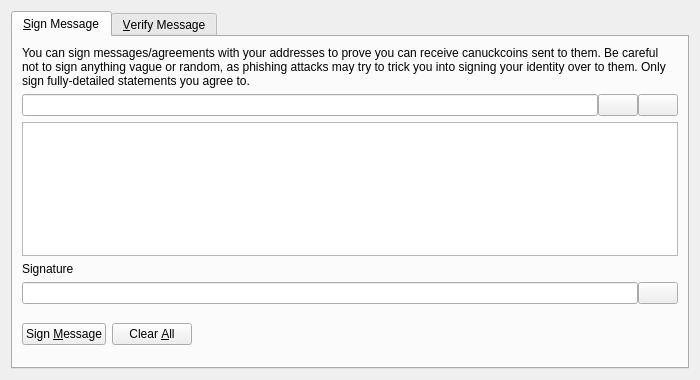
<?xml version="1.0" encoding="UTF-8"?>
<ui version="4.0">
 <class>SignVerifyMessageDialog</class>
 <widget class="QDialog" name="SignVerifyMessageDialog">
  <property name="geometry">
   <rect>
    <x>0</x>
    <y>0</y>
    <width>700</width>
    <height>380</height>
   </rect>
  </property>
  <property name="windowTitle">
   <string>Signatures - Sign / Verify a Message</string>
  </property>
  <property name="modal">
   <bool>true</bool>
  </property>
  <layout class="QVBoxLayout" name="verticalLayout">
   <item>
    <widget class="QTabWidget" name="tabWidget">
     <property name="currentIndex">
      <number>0</number>
     </property>
     <widget class="QWidget" name="tabSignMessage">
      <attribute name="title">
       <string>&amp;Sign Message</string>
      </attribute>
      <layout class="QVBoxLayout" name="verticalLayout_SM">
       <item>
        <widget class="QLabel" name="infoLabel_SM">
         <property name="text">
          <string>You can sign messages/agreements with your addresses to prove you can receive canuckcoins sent to them. Be careful not to sign anything vague or random, as phishing attacks may try to trick you into signing your identity over to them. Only sign fully-detailed statements you agree to.</string>
         </property>
         <property name="textFormat">
          <enum>Qt::PlainText</enum>
         </property>
         <property name="wordWrap">
          <bool>true</bool>
         </property>
        </widget>
       </item>
       <item>
        <layout class="QHBoxLayout" name="horizontalLayout_1_SM">
         <property name="spacing">
          <number>0</number>
         </property>
         <item>
          <widget class="QValidatedLineEdit" name="addressIn_SM">
           <property name="toolTip">
            <string>The Canuckcoin address to sign the message with</string>
           </property>
          </widget>
         </item>
         <item>
          <widget class="QPushButton" name="addressBookButton_SM">
           <property name="toolTip">
            <string>Choose previously used address</string>
           </property>
           <property name="text">
            <string/>
           </property>
           <property name="icon">
            <iconset resource="../bitcoin.qrc">
             <normaloff>:/icons/address-book</normaloff>:/icons/address-book</iconset>
           </property>
           <property name="shortcut">
            <string>Alt+A</string>
           </property>
           <property name="autoDefault">
            <bool>false</bool>
           </property>
          </widget>
         </item>
         <item>
          <widget class="QPushButton" name="pasteButton_SM">
           <property name="toolTip">
            <string>Paste address from clipboard</string>
           </property>
           <property name="text">
            <string/>
           </property>
           <property name="icon">
            <iconset resource="../bitcoin.qrc">
             <normaloff>:/icons/editpaste</normaloff>:/icons/editpaste</iconset>
           </property>
           <property name="shortcut">
            <string>Alt+P</string>
           </property>
           <property name="autoDefault">
            <bool>false</bool>
           </property>
          </widget>
         </item>
        </layout>
       </item>
       <item>
        <widget class="QPlainTextEdit" name="messageIn_SM">
         <property name="toolTip">
          <string>Enter the message you want to sign here</string>
         </property>
        </widget>
       </item>
       <item>
        <widget class="QLabel" name="signatureLabel_SM">
         <property name="text">
          <string>Signature</string>
         </property>
         <property name="textFormat">
          <enum>Qt::PlainText</enum>
         </property>
        </widget>
       </item>
       <item>
        <layout class="QHBoxLayout" name="horizontalLayout_2_SM">
         <property name="spacing">
          <number>0</number>
         </property>
         <item>
          <widget class="QLineEdit" name="signatureOut_SM">
           <property name="font">
            <font>
             <italic>true</italic>
            </font>
           </property>
           <property name="readOnly">
            <bool>true</bool>
           </property>
          </widget>
         </item>
         <item>
          <widget class="QPushButton" name="copySignatureButton_SM">
           <property name="toolTip">
            <string>Copy the current signature to the system clipboard</string>
           </property>
           <property name="text">
            <string/>
           </property>
           <property name="icon">
            <iconset resource="../bitcoin.qrc">
             <normaloff>:/icons/editcopy</normaloff>:/icons/editcopy</iconset>
           </property>
           <property name="autoDefault">
            <bool>false</bool>
           </property>
          </widget>
         </item>
        </layout>
       </item>
       <item>
        <layout class="QHBoxLayout" name="horizontalLayout_3_SM">
         <item>
          <widget class="QPushButton" name="signMessageButton_SM">
           <property name="toolTip">
            <string>Sign the message to prove you own this Canuckcoin address</string>
           </property>
           <property name="text">
            <string>Sign &amp;Message</string>
           </property>
           <property name="icon">
            <iconset resource="../bitcoin.qrc">
             <normaloff>:/icons/edit</normaloff>:/icons/edit</iconset>
           </property>
           <property name="autoDefault">
            <bool>false</bool>
           </property>
          </widget>
         </item>
         <item>
          <widget class="QPushButton" name="clearButton_SM">
           <property name="toolTip">
            <string>Reset all sign message fields</string>
           </property>
           <property name="text">
            <string>Clear &amp;All</string>
           </property>
           <property name="icon">
            <iconset resource="../bitcoin.qrc">
             <normaloff>:/icons/remove</normaloff>:/icons/remove</iconset>
           </property>
           <property name="autoDefault">
            <bool>false</bool>
           </property>
          </widget>
         </item>
         <item>
          <spacer name="horizontalSpacer_1_SM">
           <property name="orientation">
            <enum>Qt::Horizontal</enum>
           </property>
           <property name="sizeHint" stdset="0">
            <size>
             <width>40</width>
             <height>48</height>
            </size>
           </property>
          </spacer>
         </item>
         <item>
          <widget class="QLabel" name="statusLabel_SM">
           <property name="font">
            <font>
             <weight>75</weight>
             <bold>true</bold>
            </font>
           </property>
           <property name="text">
            <string/>
           </property>
           <property name="wordWrap">
            <bool>true</bool>
           </property>
          </widget>
         </item>
         <item>
          <spacer name="horizontalSpacer_2_SM">
           <property name="orientation">
            <enum>Qt::Horizontal</enum>
           </property>
           <property name="sizeHint" stdset="0">
            <size>
             <width>40</width>
             <height>48</height>
            </size>
           </property>
          </spacer>
         </item>
        </layout>
       </item>
      </layout>
     </widget>
     <widget class="QWidget" name="tabVerifyMessage">
      <attribute name="title">
       <string>&amp;Verify Message</string>
      </attribute>
      <layout class="QVBoxLayout" name="verticalLayout_VM">
       <item>
        <widget class="QLabel" name="infoLabel_VM">
         <property name="text">
          <string>Enter the receiver's address, message (ensure you copy line breaks, spaces, tabs, etc. exactly) and signature below to verify the message. Be careful not to read more into the signature than what is in the signed message itself, to avoid being tricked by a man-in-the-middle attack. Note that this only proves the signing party receives with the address, it cannot prove sendership of any transaction!</string>
         </property>
         <property name="textFormat">
          <enum>Qt::PlainText</enum>
         </property>
         <property name="alignment">
          <set>Qt::AlignLeading|Qt::AlignLeft|Qt::AlignTop</set>
         </property>
         <property name="wordWrap">
          <bool>true</bool>
         </property>
        </widget>
       </item>
       <item>
        <layout class="QHBoxLayout" name="horizontalLayout_1_VM">
         <property name="spacing">
          <number>0</number>
         </property>
         <item>
          <widget class="QValidatedLineEdit" name="addressIn_VM">
           <property name="toolTip">
            <string>The Canuckcoin address the message was signed with</string>
           </property>
          </widget>
         </item>
         <item>
          <widget class="QPushButton" name="addressBookButton_VM">
           <property name="toolTip">
            <string>Choose previously used address</string>
           </property>
           <property name="text">
            <string/>
           </property>
           <property name="icon">
            <iconset resource="../bitcoin.qrc">
             <normaloff>:/icons/address-book</normaloff>:/icons/address-book</iconset>
           </property>
           <property name="shortcut">
            <string>Alt+A</string>
           </property>
           <property name="autoDefault">
            <bool>false</bool>
           </property>
          </widget>
         </item>
        </layout>
       </item>
       <item>
        <widget class="QPlainTextEdit" name="messageIn_VM"/>
       </item>
       <item>
        <widget class="QValidatedLineEdit" name="signatureIn_VM"/>
       </item>
       <item>
        <layout class="QHBoxLayout" name="horizontalLayout_2_VM">
         <item>
          <widget class="QPushButton" name="verifyMessageButton_VM">
           <property name="toolTip">
            <string>Verify the message to ensure it was signed with the specified Canuckcoin address</string>
           </property>
           <property name="text">
            <string>Verify &amp;Message</string>
           </property>
           <property name="icon">
            <iconset resource="../bitcoin.qrc">
             <normaloff>:/icons/transaction_0</normaloff>:/icons/transaction_0</iconset>
           </property>
           <property name="autoDefault">
            <bool>false</bool>
           </property>
          </widget>
         </item>
         <item>
          <widget class="QPushButton" name="clearButton_VM">
           <property name="toolTip">
            <string>Reset all verify message fields</string>
           </property>
           <property name="text">
            <string>Clear &amp;All</string>
           </property>
           <property name="icon">
            <iconset resource="../bitcoin.qrc">
             <normaloff>:/icons/remove</normaloff>:/icons/remove</iconset>
           </property>
           <property name="autoDefault">
            <bool>false</bool>
           </property>
          </widget>
         </item>
         <item>
          <spacer name="horizontalSpacer_1_VM">
           <property name="orientation">
            <enum>Qt::Horizontal</enum>
           </property>
           <property name="sizeHint" stdset="0">
            <size>
             <width>40</width>
             <height>48</height>
            </size>
           </property>
          </spacer>
         </item>
         <item>
          <widget class="QLabel" name="statusLabel_VM">
           <property name="font">
            <font>
             <weight>75</weight>
             <bold>true</bold>
            </font>
           </property>
           <property name="text">
            <string/>
           </property>
           <property name="wordWrap">
            <bool>true</bool>
           </property>
          </widget>
         </item>
         <item>
          <spacer name="horizontalSpacer_2_VM">
           <property name="orientation">
            <enum>Qt::Horizontal</enum>
           </property>
           <property name="sizeHint" stdset="0">
            <size>
             <width>40</width>
             <height>48</height>
            </size>
           </property>
          </spacer>
         </item>
        </layout>
       </item>
      </layout>
     </widget>
    </widget>
   </item>
  </layout>
 </widget>
 <customwidgets>
  <customwidget>
   <class>QValidatedLineEdit</class>
   <extends>QLineEdit</extends>
   <header>qt/qvalidatedlineedit.h</header>
  </customwidget>
 </customwidgets>
 <resources>
  <include location="../bitcoin.qrc"/>
 </resources>
 <connections/>
</ui>
